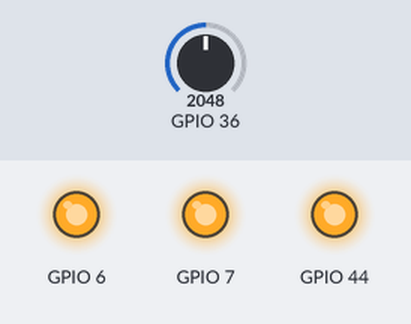
Recording of a sketch running on a simulated ESP32. Shown: output pins drawn as LEDs (lit = HIGH). The inputs (shaded band) are chosen by the test bench; at power-on: GPIO 36 = 2048.

Above: at 1.2 s.
1.3 s: GPIO 36 set to 1077
2.8 s: GPIO 36 set to 1025
At 4.0 s:
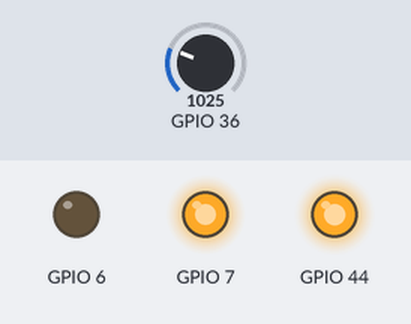
4.3 s: GPIO 36 set to 1228
At 5.3 s:
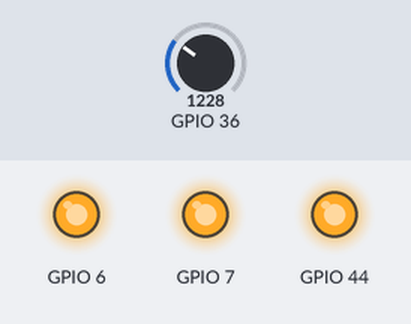
5.8 s: GPIO 36 set to 491
At 6.6 s:
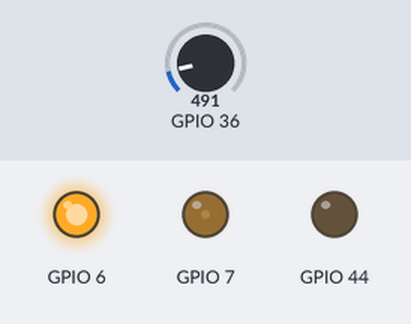
7.3 s: GPIO 36 set to 320
At 8.7 s:
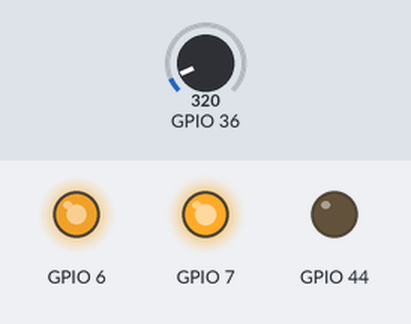
Timing chart, 0 to 9.8 s (numbered marks = the images above; inputs shaded):
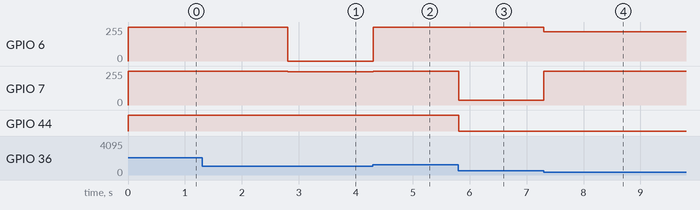

The sketch:

trimpot-rgb-led.ino
```cpp
// *** File   : /esp8266-arduino/trimpot-rgb-led/
//              rgb-led.ino
// *** Author : Erwin Ouyang
// *** Date   : 17 Agt 2018

#include<math.h>

int trimpotValue;

uint8_t r, g, b;

void setup()
{
    // Set PWM range from 0 to 255
    analogWriteRange(255);
}

void loop()
{
    // Read trimpot value
    trimpotValue = analogRead(A0);
    // Map trimpot value from 0-1023 to 0-359
    trimpotValue = map(trimpotValue, 0, 1023, 0, 359);
    // Convert trimpot value to RGB value
    hsvToRgb(trimpotValue, 1.0, 1.0, &r, &g, &b);
    // Send RGB value to RGB LED
    rgbLedWrite(r, g, b);

    delay(10);
}

void hsvToRgb(uint16_t H, float S, float V,
    uint8_t *R, uint8_t *G, uint8_t *B)
{
    float R_a, G_a, B_a;

    // Calculate C
    float C = V * S;
    // Calculte X
    float X = C * (1.0 - fabs(fmod(H/60.0, 2.0) - 1.0));
    // *** Calculate R', G', and B' ***
    if ((H >= 0) && (H < 60))
    {
        R_a = C; G_a = X; B_a = 0;
    }
    else if ((H >= 60) && (H < 120))
    {
        R_a = X; G_a = C; B_a = 0;
    }
    else if ((H >= 120) && (H < 180))
    {
        R_a = 0; G_a = C; B_a = X;
    }
    else if ((H >= 180) && (H < 240))
    {
        R_a = 0; G_a = X; B_a = C;
    }
    else if ((H >= 240) && (H < 300))
    {
        R_a = X; G_a = 0; B_a = C;
    }
    else if ((H >= 300) && (H < 360))
    {
        R_a = C; G_a = 0; B_a = X;
    }
    // Calculate m
    float m = V - C;
    // *** Calculate R, G, and B ***
    *R = (uint8_t)((R_a + m) * 255);
    *G = (uint8_t)((G_a + m) * 255);
    *B = (uint8_t)((B_a + m) * 255);
}

void rgbLedWrite(byte red, byte green, byte blue)
{
    analogWrite(D5, 255-red);
    analogWrite(D7, 255-green);
    analogWrite(D8, 255-blue);
}
```

Measured:
- the behaviour switches between 1026 and 1025 on GPIO 36 (found by bisection; images 0 and 1)
- after the input at 1.3 s, every drawn part: stays the same
- after the input at 2.8 s, GPIO 6: 255/255 → 0/255 at once; GPIO 7: 255/255 → 251/255 at once
- after the input at 4.3 s, GPIO 6: 0/255 → 255/255 at once; GPIO 7: 251/255 → 255/255 at once
- after the input at 5.8 s, GPIO 7: 255/255 → 34/255 at once; GPIO 44: HIGH → LOW at once
- after the input at 7.3 s, GPIO 6: 255/255 → 221/255 at once; GPIO 7: 34/255 → 255/255 at once
